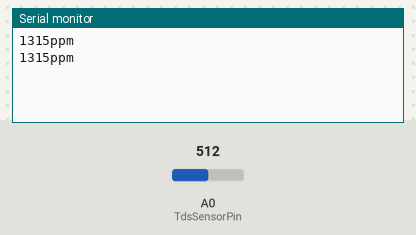
Bench run of a sketch on a simulated Arduino Uno, built with avr-gcc and run on an emulated ATmega328P. Parts: the last lines printed to the serial monitor. Inputs (shaded band) come from the test bench; at power-on: A0 (TdsSensorPin) = 512.

Above: at 1.8 s.
1.9 s: A0 (TdsSensorPin) set to 716
At 2.8 s:
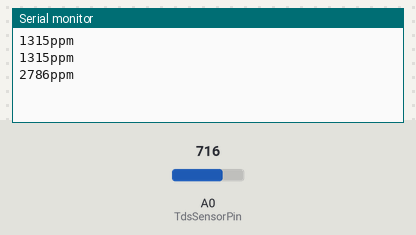
3.4 s: A0 (TdsSensorPin) set to 900
At 4.8 s:
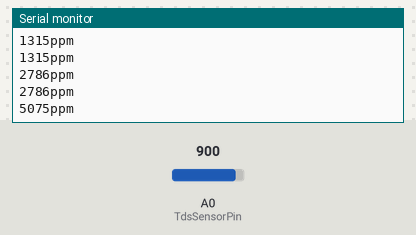
Timing chart, 0 to 6.4 s (numbered marks = the images above; inputs shaded):
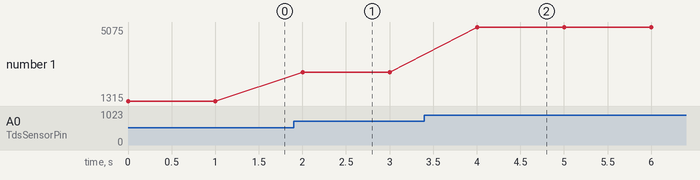

The sketch:

TDSv2.ino
```cpp
// (licence header left out)
 /***********Notice and Trouble shooting***************
 1. This code is tested on Arduino Uno with Arduino IDE 1.0.5 r2 and 1.8.2.
 2. Calibration CMD:
     enter -> enter the calibration mode
     cal:tds value -> calibrate with the known tds value(25^c). e.g.cal:707
     exit -> save the parameters and exit the calibration mode
 ****************************************************/

#include <EEPROM.h>
#include "GravityTDS.h"

#define TdsSensorPin A0
GravityTDS gravityTds;

float temperature = 25,tdsValue = 0;

void setup()
{
    Serial.begin(9200);
    gravityTds.setPin(TdsSensorPin);
    gravityTds.setAref(5.0);  //reference voltage on ADC, default 5.0V on Arduino UNO
    gravityTds.setAdcRange(1024);  //1024 for 10bit ADC;4096 for 12bit ADC
    gravityTds.begin();  //initialization
}

void loop()
{
    //temperature = readTemperature();  //add your temperature sensor and read it
    gravityTds.setTemperature(temperature);  // set the temperature and execute temperature compensation
    gravityTds.update();  //sample and calculate
    tdsValue = gravityTds.getTdsValue();  // then get the value
    Serial.print(tdsValue,0);
    Serial.println("ppm");
    delay(1000);
}
```

Measured:
- after the input at 1.9 s, the serial monitor: prints a new line after 0.10 s (image 1)
- after the input at 3.4 s, the serial monitor: prints a new line after 0.60 s (image 2)
- plotted number 1: 1315 → 2786 after the input at 1.9 s, 2786 → 5075 after the input at 3.4 s
